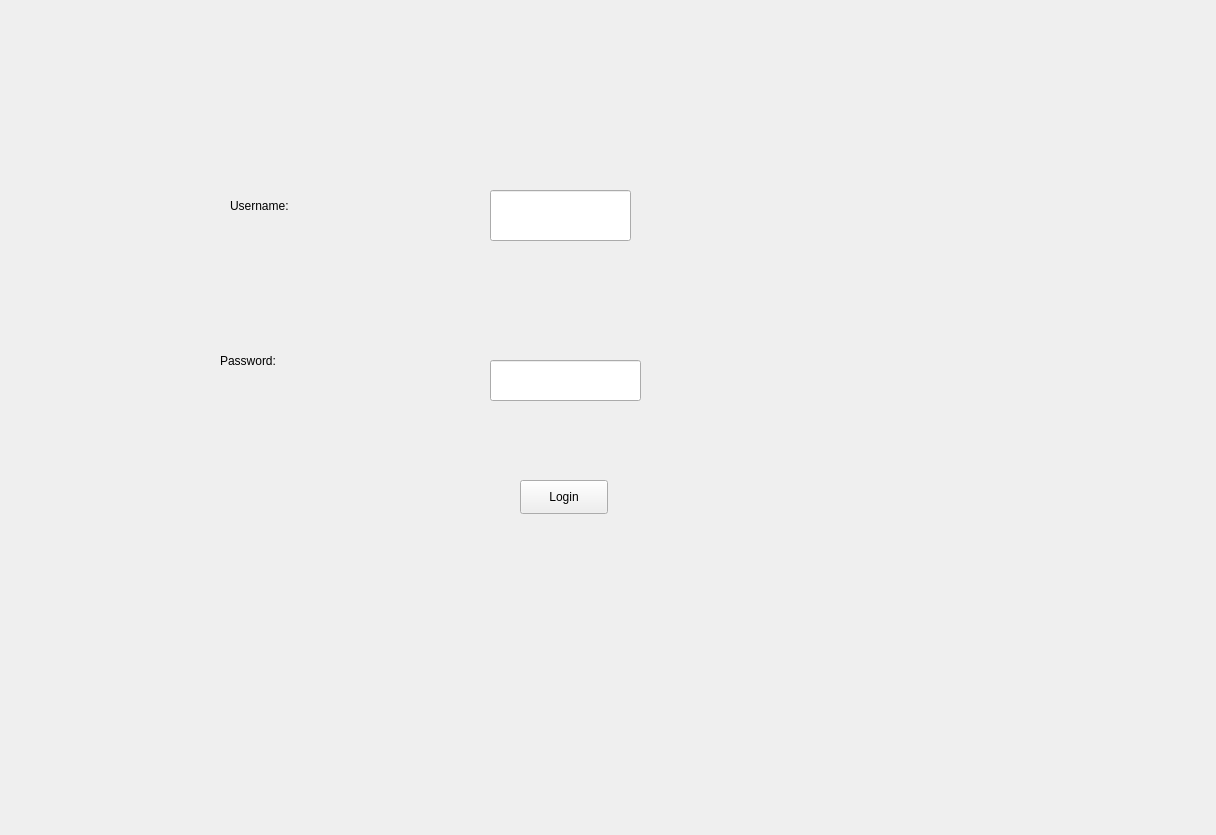
<?xml version="1.0" encoding="UTF-8"?>
<ui version="4.0">
 <class>Login</class>
 <widget class="QWidget" name="Login">
  <property name="geometry">
   <rect>
    <x>0</x>
    <y>0</y>
    <width>1216</width>
    <height>835</height>
   </rect>
  </property>
  <property name="windowTitle">
   <string>Login</string>
  </property>
  <widget class="QLabel" name="label">
   <property name="geometry">
    <rect>
     <x>230</x>
     <y>180</y>
     <width>121</width>
     <height>51</height>
    </rect>
   </property>
   <property name="lineWidth">
    <number>2</number>
   </property>
   <property name="text">
    <string>Username:</string>
   </property>
  </widget>
  <widget class="QLabel" name="label_2">
   <property name="geometry">
    <rect>
     <x>220</x>
     <y>340</y>
     <width>111</width>
     <height>41</height>
    </rect>
   </property>
   <property name="text">
    <string>Password:</string>
   </property>
  </widget>
  <widget class="QLineEdit" name="usernameInput">
   <property name="geometry">
    <rect>
     <x>490</x>
     <y>190</y>
     <width>141</width>
     <height>51</height>
    </rect>
   </property>
  </widget>
  <widget class="QLineEdit" name="passwordInput">
   <property name="geometry">
    <rect>
     <x>490</x>
     <y>360</y>
     <width>151</width>
     <height>41</height>
    </rect>
   </property>
  </widget>
  <widget class="QPushButton" name="loginButton">
   <property name="geometry">
    <rect>
     <x>520</x>
     <y>480</y>
     <width>88</width>
     <height>34</height>
    </rect>
   </property>
   <property name="text">
    <string>Login</string>
   </property>
  </widget>
 </widget>
 <resources/>
 <connections>
  <connection>
   <sender>loginButton</sender>
   <signal>clicked()</signal>
   <receiver>loginButton</receiver>
   <slot>click()</slot>
   <hints>
    <hint type="sourcelabel">
     <x>545</x>
     <y>499</y>
    </hint>
    <hint type="destinationlabel">
     <x>545</x>
     <y>499</y>
    </hint>
   </hints>
  </connection>
 </connections>
</ui>
